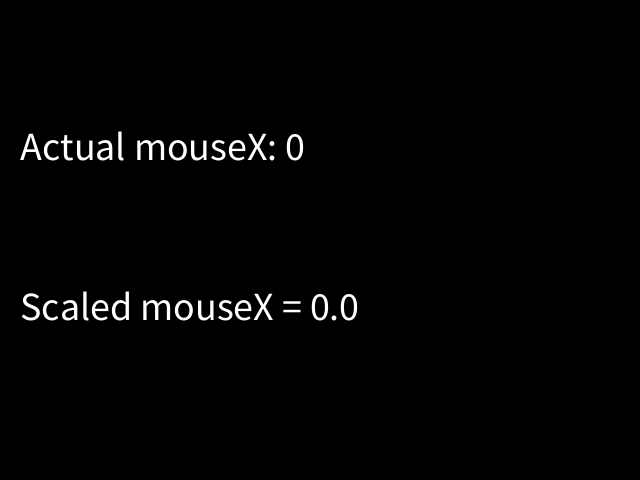
Frame 1 (no input)
Frame 60 (the mouse pressed at the canvas centre just before this capture): identical to frame 1, image omitted
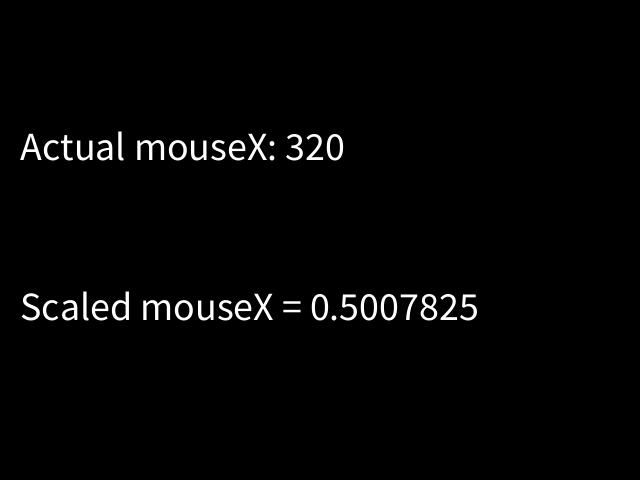
Frame 120 (the mouse held since frame 60 and released just before this capture)

The Processing sketch that drew these frames (run headless with seeded random() and noise(); from frame 60 on, the mouse is pressed at the canvas centre):

// Processing sketch: MapExample
// ── MapExample.pde
// Simple map() example
void setup() {
  size(640, 480);
}

void draw() {
  background(0);
  textSize(40);
  text("Actual mouseX: " + mouseX, 20, height/3);
  
  float scaledMouseX = map(mouseX, 0, width - 1, 0, 1);
  
  text("Scaled mouseX = " + scaledMouseX, 20, height/1.5);
}
